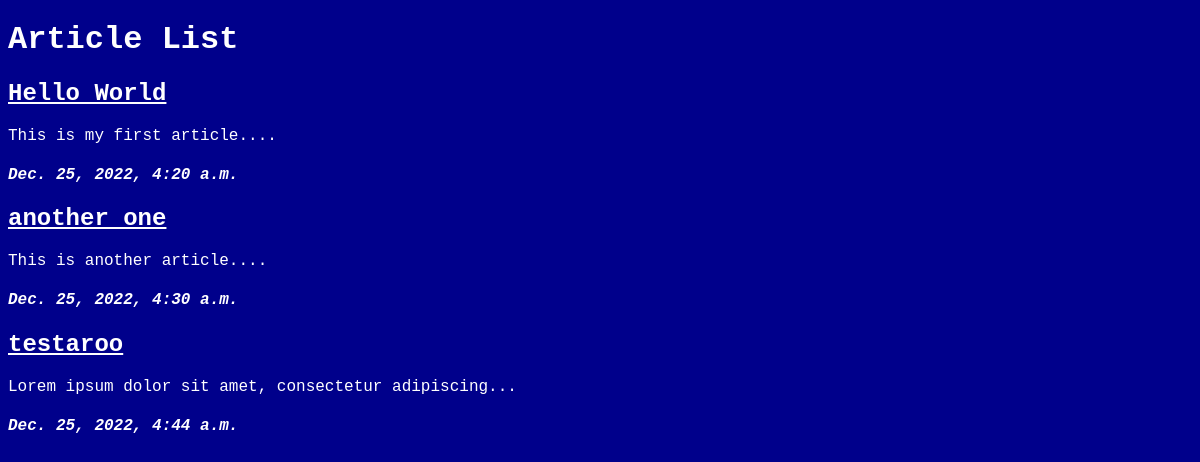
The app's page /articles/ with its own data.
### articles/models.py (models this page shows, shortened)
class Article(models.Model):
    title = models.CharField(max_length=100)   # charfield for small amt of text
    slug = models.SlugField()
    body = models.TextField()
    date = models.DateTimeField(auto_now_add=True)
    def snippet(self):
        return self.body[:50]+"..."

### articles/views.py (the view)
# urls.py: path('', views.article_list),
def article_list(request):
    articles = Article.objects.all().order_by('date')
    return render(request, 'articles/article_list.html', {'articles':articles})

### articles/templates/articles/article_list.html
{% extends 'base.html' %}
{% block content %}
        <h1>Article List</h1>
        <div class="articles">
            {% for article in articles %}
                <div class="article">
                    <h2><a href="#">{{article.title}}</a></h2>
                    <p>{{article.snippet}}</p>
                    <h4><em>{{article.date}}</em></h4>
            {% endfor %}
                </div>
            </div>
{% endblock %}

### templates/base.html (shortened to what this page needs)
{% load static %}
<!DOCTYPE html>
<html>
    <head>
        <link rel="stylesheet" href="{% static 'styles.css' %}"
    </head>
    <body>
        <div class="wrapper">
            {% block content %}
            {% endblock %}
        </div>
    </body>
</html>

### assets/styles.css (style rules this page uses)
body { background: darkblue; font-family: 'Courier New', Courier, monospace; }
.articles, a { color: #ffffff; }
h1 { color: #ffffff; }

### records on screen
Article: title "Hello World", snippet "This is my first article....", date "Dec. 25, 2022, 4:20 a.m."
Article: title "another one", snippet "This is another article....", date "Dec. 25, 2022, 4:30 a.m."
Article: title "testaroo", snippet "Lorem ipsum dolor sit amet, consectetur adipiscing...", date "Dec. 25, 2022, 4:44 a.m."
